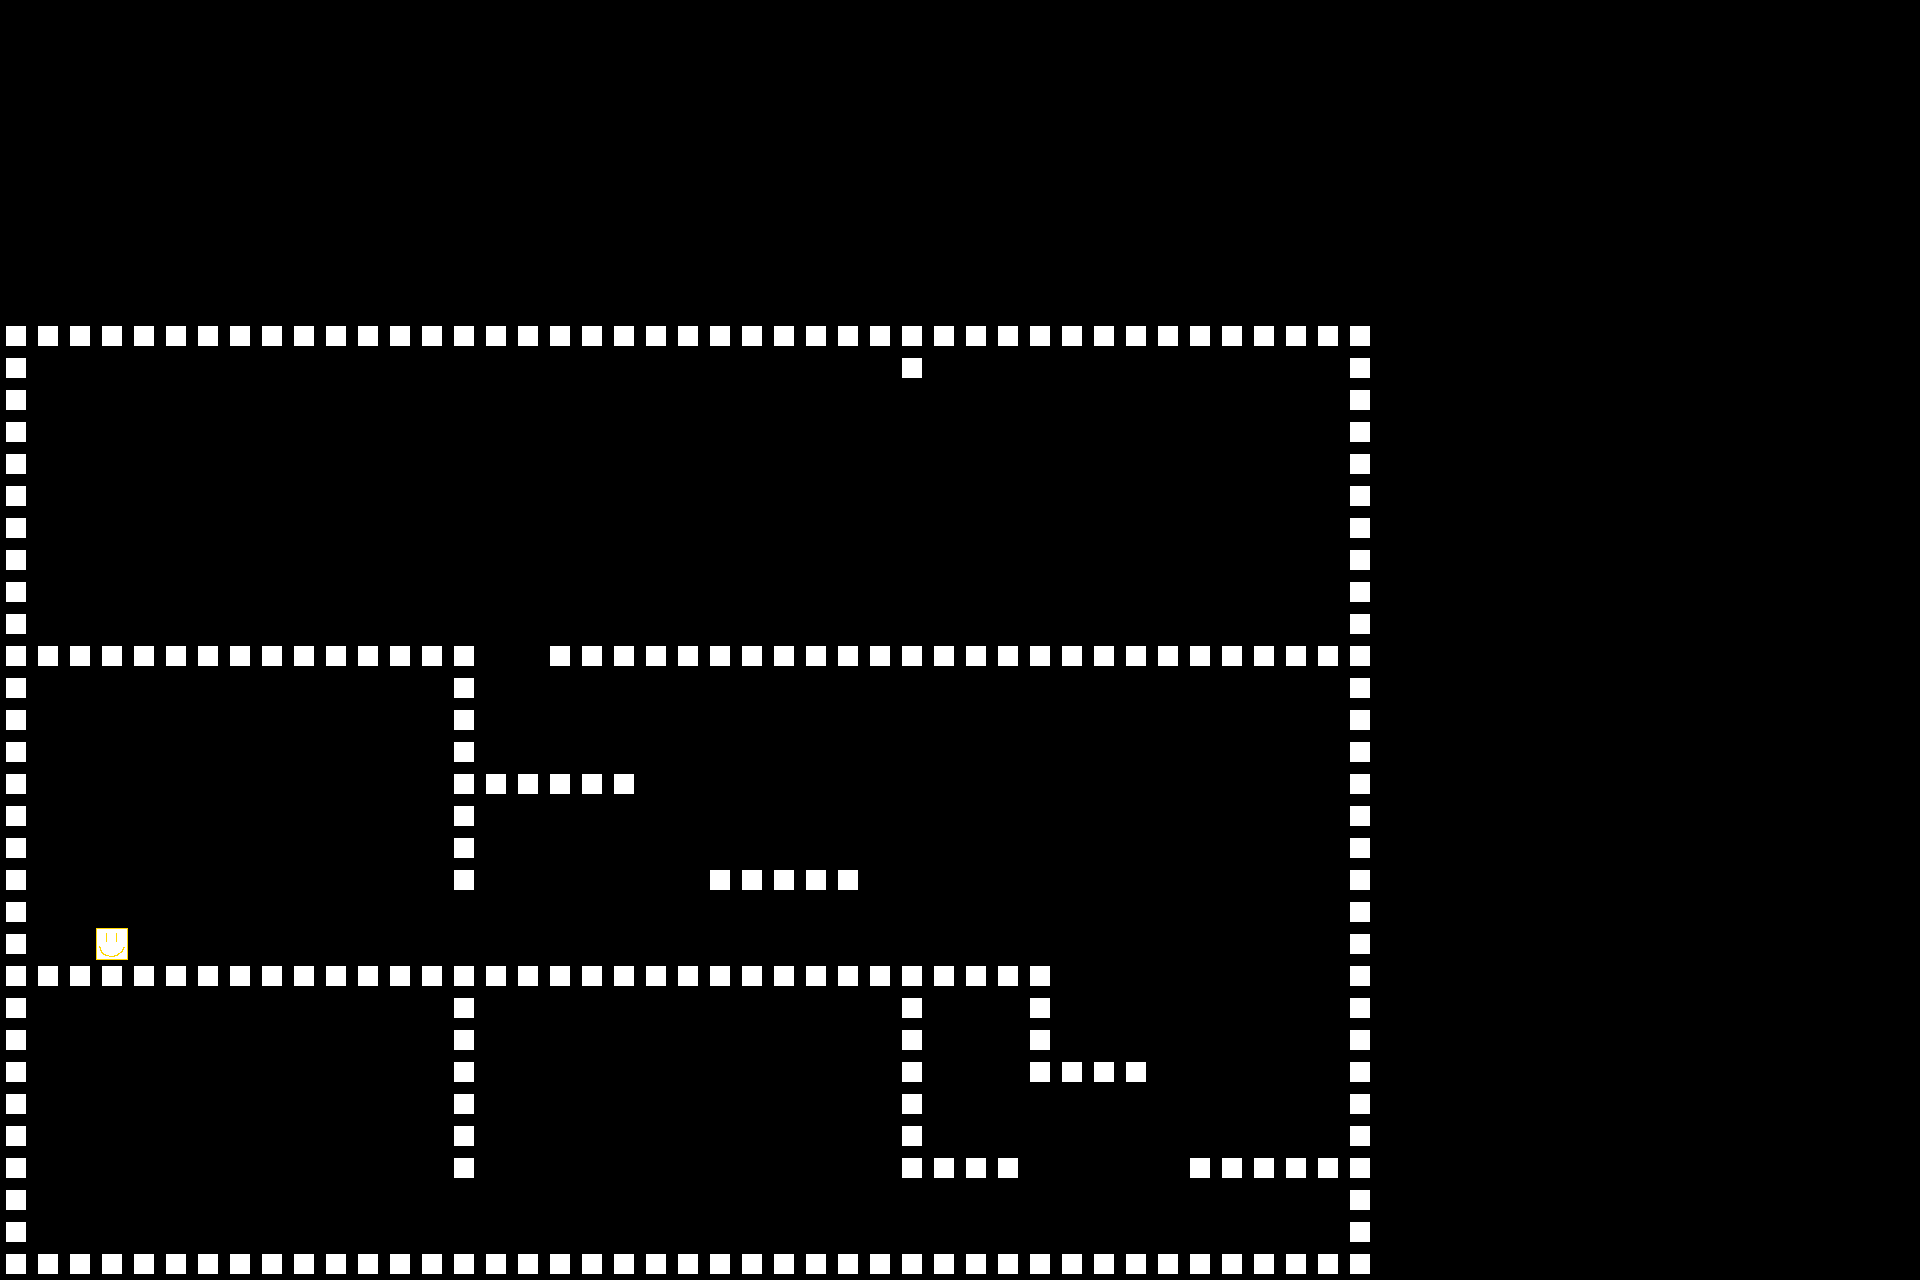

This is a level from a 2D game, rendered from its Tiled map with the project's own tilesets. A one-line summary and the map file follow, with tile-layer data summarised:
An orthogonal 60x40 tile map with 32x32 px tiles, 1 tile layer (base layer), 3 tilesets and 23 objects (5x Trigger, 5x CameraPos, 3x door3, 3x Door, 2x trapdoor2, ...).

<map version="1.10" tiledversion="1.11.2" orientation="orthogonal" renderorder="right-down" width="60" height="40" tilewidth="32" tileheight="32" infinite="0" nextlayerid="5" nextobjectid="54">
 <tileset firstgid="1" source="../../assets/tilesets/testingtileset.tsx" />
 <tileset firstgid="26" source="../../assets/tilesets/objects.tsx" />
 <tileset firstgid="32" source="../../assets/tilesets/testplayer.tsx" />
 <layer id="1" name="base layer" class="level" width="60" height="40">
  <data>[2400 cells, 258 non-empty, 2 distinct tile ids]</data>
 </layer>
 <objectgroup id="2" name="positions" class="positions">
  <object id="4" name="player" x="64" y="1152">
   <point />
  </object>
  <object id="5" name="player_2" x="160" y="1152">
   <point />
  </object>
  <object id="8" name="door" type="Trigger" x="432.25" y="1184" width="33.9917" height="64">
   <properties>
    <property name="trigger_type" value="trigger" />
   </properties>
  </object>
  <object id="26" name="default" type="CameraPos" x="0" y="960">
   <properties>
    <property name="screen_height" value="20" />
    <property name="screen_width" value="15" />
    <property name="trigger_type" value="activated" />
   </properties>
   <point />
  </object>
  <object id="38" name="trapdoor1" gid="27" x="1120" y="640" width="32" height="32" />
  <object id="40" name="door3" gid="27" x="160" y="640" width="32" height="32" />
  <object id="41" name="trapdoor2" gid="27" x="224" y="960" width="32" height="32" />
  <object id="42" name="door2" type="PermanentButton" gid="27" x="704" y="1248" width="32" height="32" />
  <object id="44" name="second_room" type="CameraPos" x="448" y="960">
   <properties>
    <property name="screen_height" value="20" />
    <property name="screen_width" value="15" />
    <property name="trigger_type" value="activated" />
   </properties>
   <point />
  </object>
  <object id="45" name="second_room" type="Trigger" x="480" y="1184" width="96" height="64">
   <properties>
    <property name="trigger_type" value="trigger" />
   </properties>
  </object>
  <object id="46" name="third_room" type="CameraPos" x="896" y="960">
   <properties>
    <property name="screen_height" value="20" />
    <property name="screen_width" value="15" />
    <property name="trigger_type" value="activated" />
   </properties>
   <point />
  </object>
  <object id="47" name="fourth_room" type="CameraPos" x="0" y="640">
   <properties>
    <property name="screen_height" value="20" />
    <property name="screen_width" value="45" />
    <property name="trigger_type" value="activated" />
   </properties>
   <point />
  </object>
  <object id="48" name="fifth_room" type="CameraPos" x="0" y="320">
   <properties>
    <property name="screen_height" value="40" />
    <property name="screen_width" value="45" />
    <property name="trigger_type" value="activated" />
   </properties>
   <point />
  </object>
  <object id="49" name="third_room" type="Trigger" x="928" y="1184" width="96" height="64">
   <properties>
    <property name="trigger_type" value="trigger" />
   </properties>
  </object>
  <object id="50" name="fourth_room" type="Trigger" x="1056" y="992" width="96" height="64">
   <properties>
    <property name="trigger_type" value="trigger" />
   </properties>
  </object>
  <object id="51" name="fifth_room" type="Trigger" x="512" y="704" width="96" height="64">
   <properties>
    <property name="trigger_type" value="trigger" />
   </properties>
  </object>
 </objectgroup>
 <objectgroup id="4" name="walalalalala" class="physics_objects">
  <object id="9" name="door" type="Door" gid="28" x="448" y="1248" width="32" height="64" />
  <object id="10" name="door2" type="Door" gid="28" x="896" y="1248" width="32" height="64" />
  <object id="27" name="trapdoor1" type="Door" gid="33" x="1119.39" y="448.302" width="32" height="32" />
  <object id="28" name="door3" gid="28" x="448" y="960" width="32" height="64" />
  <object id="52" name="door3" gid="28" x="448" y="960" width="32" height="64" />
  <object id="35" name="box1" gid="26" x="1120" y="416" width="32" height="32" />
  <object id="53" name="trapdoor2" gid="28" x="544" y="672" width="32" height="64" rotation="270" />
 </objectgroup>
</map>